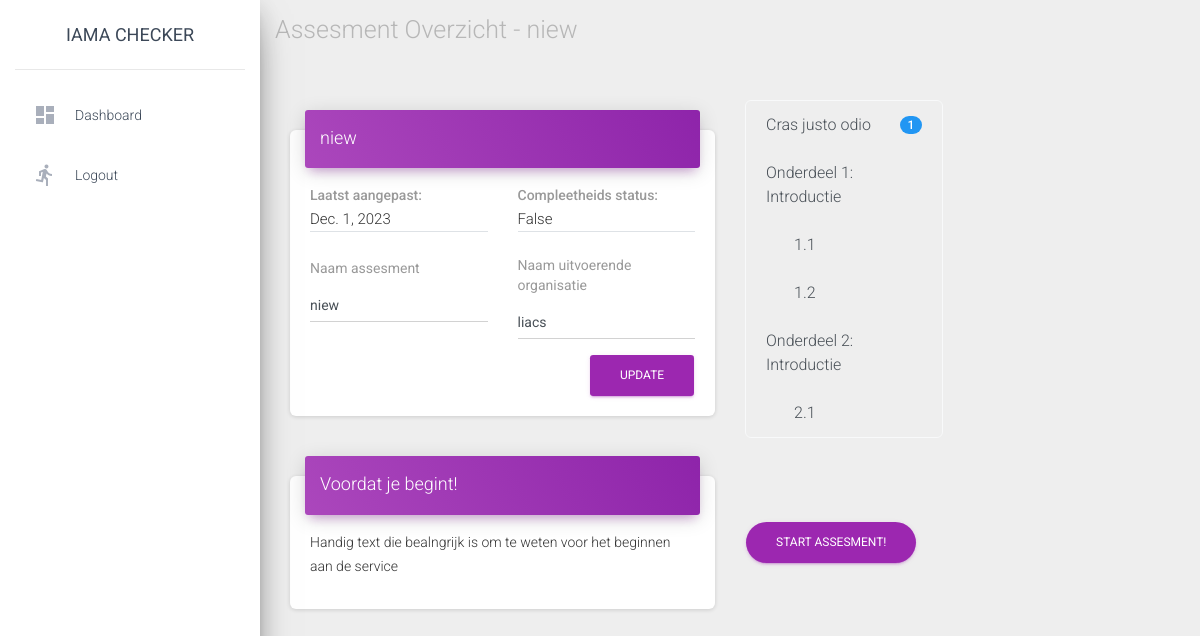
The page /assesments/7/ (signed in) on the database as committed earlier.
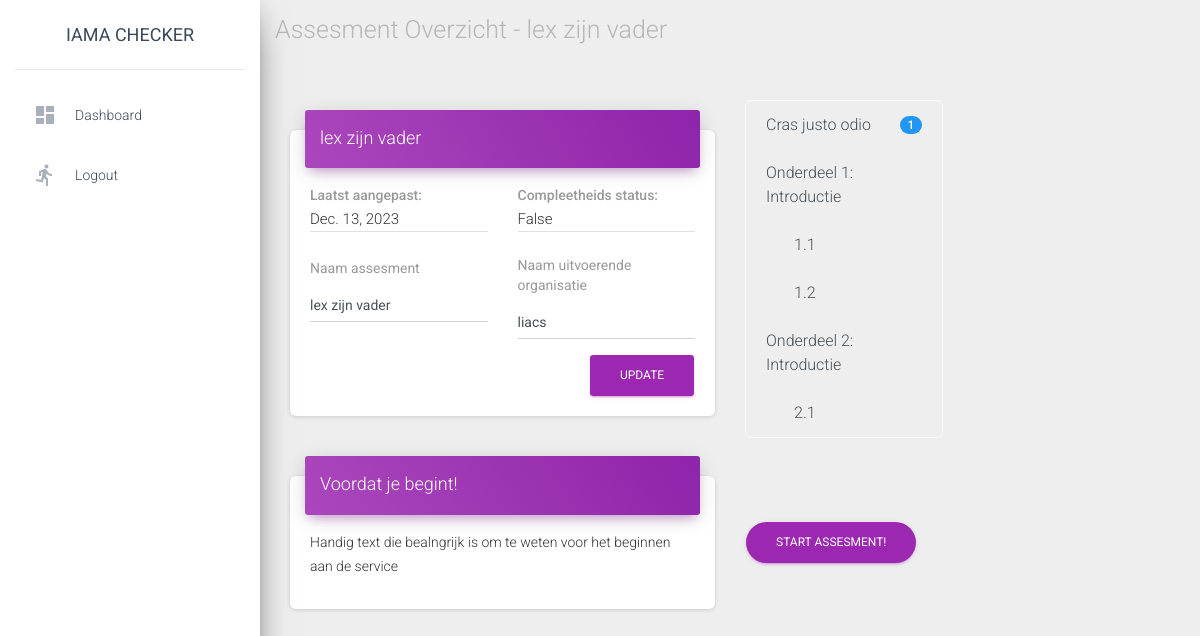
The same page on the database as committed later.
### base/models.py (models this page shows)
class Assesment(models.Model):
    name = models.CharField(max_length=40)# Name of the assesment
    organisation = models.CharField(max_length=50)# Name of the organisation performing the assesment
    complete_status = models.BooleanField(default=False)# Complete when all questions have been answered
    date_last_saved = models.DateField(auto_now=True)# Automatically saves new value when this object is saved
    user = models.ForeignKey(User, on_delete=models.CASCADE, default=user_pk_sentinel)

### base/views.py (the view)
# urls.py: path("assesments/<int:assesment_id>/", views.detail, name="detail"),
@login_required
def detail(request, assesment_id):
    try:
        assesment = Assesment.objects.get(pk=assesment_id)
    except (KeyError, Assesment.DoesNotExist):
        return HttpResponse("Page doesn't exist, 404 page comes later")
    question_list = request.session.get("questions", create_question_list())
    return render(request, "base/detail.html", {"assesment": assesment, "question_list": question_list})

### base/views.py (called while the page is built)
def create_question_list():
    color = [
        "#007bc760",
        "#42145f60",
        "#a9006160",
        "#ffb61260"
    ]
    current_phase = 1# Counter
    questions = []# List to append
    while (question_list := Question.objects.filter(question_phase=current_phase).order_by("question_number")):
        questions.append({"phase_num": current_phase, "question_list": question_list, "list_item_color": color[current_phase - 1]})
        current_phase += 1
    return questions

### base/templates/base/detail.html (shortened to what this page needs)
{% extends "base/base.html" %}
{% block navigation %}
Assesment Overzicht - {{ assesment.name}}
{% endblock %}
{% block content %}
<div class="row">
    <div class="col-md-6">
        <div class="card">
            <div class="card-header card-header-primary">
                <h4 class="card-title">{{ assesment.name }}</h4>
            </div>
            <div class="card-body">
                <div class="row">
                    <div class="col-md-6">
                        <div class="text-gray font-weight-bold">Laatst aangepast:</div>
                        <p class="border-bottom" style="font-size: 15px;">{{ assesment.date_last_saved }}</p>
                    </div>
                    <div class="col-md-6">
                        <div class="text-gray font-weight-bold">Compleetheids status:</div>
                        <p class="border-bottom" style="font-size: 15px;">{{ assesment.complete_status }}</p>
                    </div>
                </div>
                <form action="{% url 'base:update_assesment' assesment.id %}" method="post">
                    <div class="row">
                        <div class="col-md-6">
                            <div class="form-group">
                                <label class="bmd-label-floating">Naam assesment</label>
                                <input type="text" class="form-control" name="name" value="{{ assesment.name }}">
                            </div>
                        </div>
                        <div class="col-md-6">
                            <div class="form-group">
                                <label class="bmd-label-floating">Naam uitvoerende organisatie</label>
                                <input type="text" class="form-control" name="organisation" value="{{ assesment.organisation }}">
                            </div>
                        </div>
                    </div>
                    <button type="submit" class="btn btn-primary pull-right">Update</button>
                    <div class="clearfix"></div>
                </form>
            </div>
        </div>
    </div>
    <div class="col-md-3">
        {% include "base/q_index.html" with assesment=assesment question_list=question_list %}
    </div>
</div>
<div class="row d-flex align-items-center">
    <div class="col-md-6">
        <div class="card">
            <div class="card-header card-header-primary">
                <h4 class="card-title">Voordat je begint!</h4>
            </div>
            <div class="card-body">
                <p>Handig text die bealngrijk is om te weten voor het beginnen aan de service</p>
            </div>
        </div>
    </div>
    <div class="col-md-6">
        <a href="{% url 'base:question_detail' assesment.id 1 %}" class="btn btn-primary btn-round">Start Assesment!</a>
    </div>
</div>
{% endblock %}

Rows that differ between the two databases and show on the page:
changed Assesment "False": name "niew" → "lex zijn vader"; date_last_saved "Dec. 1, 2023" → "Dec. 13, 2023"
